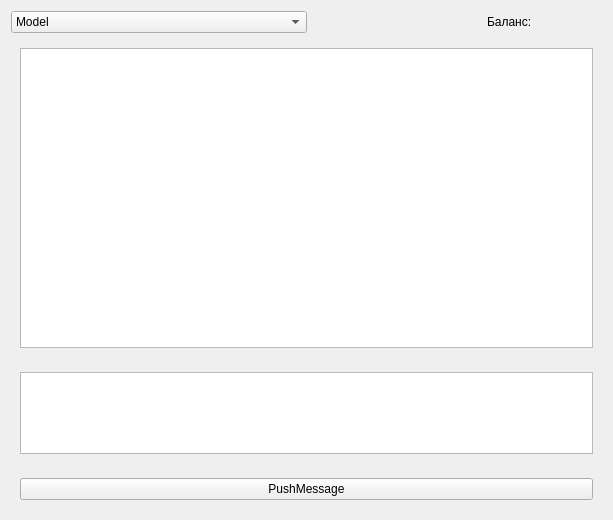
<?xml version="1.0" encoding="UTF-8"?>
<ui version="4.0">
 <class>Form</class>
 <widget class="QWidget" name="Form">
  <property name="geometry">
   <rect>
    <x>0</x>
    <y>0</y>
    <width>613</width>
    <height>520</height>
   </rect>
  </property>
  <property name="windowTitle">
   <string>Form</string>
  </property>
  <layout class="QVBoxLayout" name="verticalLayout">
   <item>
    <widget class="QWidget" name="widget_4" native="true">
     <layout class="QHBoxLayout" name="horizontalLayout">
      <property name="spacing">
       <number>0</number>
      </property>
      <property name="leftMargin">
       <number>0</number>
      </property>
      <property name="topMargin">
       <number>0</number>
      </property>
      <property name="rightMargin">
       <number>0</number>
      </property>
      <property name="bottomMargin">
       <number>0</number>
      </property>
      <item>
       <widget class="QWidget" name="widget_5" native="true">
        <layout class="QVBoxLayout" name="verticalLayout_5">
         <property name="spacing">
          <number>0</number>
         </property>
         <property name="leftMargin">
          <number>0</number>
         </property>
         <property name="topMargin">
          <number>0</number>
         </property>
         <property name="rightMargin">
          <number>0</number>
         </property>
         <property name="bottomMargin">
          <number>0</number>
         </property>
         <item>
          <widget class="QComboBox" name="comboBox">
           <item>
            <property name="text">
             <string>Model</string>
            </property>
           </item>
          </widget>
         </item>
        </layout>
       </widget>
      </item>
      <item alignment="Qt::AlignRight">
       <widget class="QWidget" name="widget_6" native="true">
        <layout class="QHBoxLayout" name="horizontalLayout_2">
         <property name="spacing">
          <number>0</number>
         </property>
         <property name="leftMargin">
          <number>0</number>
         </property>
         <property name="topMargin">
          <number>0</number>
         </property>
         <property name="rightMargin">
          <number>0</number>
         </property>
         <property name="bottomMargin">
          <number>0</number>
         </property>
         <item>
          <widget class="QLabel" name="label">
           <property name="text">
            <string>Баланс:</string>
           </property>
          </widget>
         </item>
         <item>
          <widget class="QLabel" name="lbl_balance">
           <property name="minimumSize">
            <size>
             <width>70</width>
             <height>0</height>
            </size>
           </property>
           <property name="maximumSize">
            <size>
             <width>70</width>
             <height>16777215</height>
            </size>
           </property>
           <property name="text">
            <string/>
           </property>
           <property name="alignment">
            <set>Qt::AlignCenter</set>
           </property>
          </widget>
         </item>
        </layout>
       </widget>
      </item>
     </layout>
    </widget>
   </item>
   <item>
    <widget class="QWidget" name="widget" native="true">
     <layout class="QVBoxLayout" name="verticalLayout_4">
      <item>
       <widget class="QTextEdit" name="textEdit"/>
      </item>
     </layout>
    </widget>
   </item>
   <item>
    <widget class="QWidget" name="widget_2" native="true">
     <property name="maximumSize">
      <size>
       <width>16777215</width>
       <height>100</height>
      </size>
     </property>
     <layout class="QVBoxLayout" name="verticalLayout_3">
      <item>
       <widget class="QPlainTextEdit" name="plainTextEdit"/>
      </item>
     </layout>
    </widget>
   </item>
   <item>
    <widget class="QWidget" name="widget_3" native="true">
     <layout class="QVBoxLayout" name="verticalLayout_2">
      <item>
       <widget class="QPushButton" name="pushButton">
        <property name="text">
         <string>PushMessage</string>
        </property>
       </widget>
      </item>
     </layout>
    </widget>
   </item>
  </layout>
 </widget>
 <resources/>
 <connections/>
</ui>
